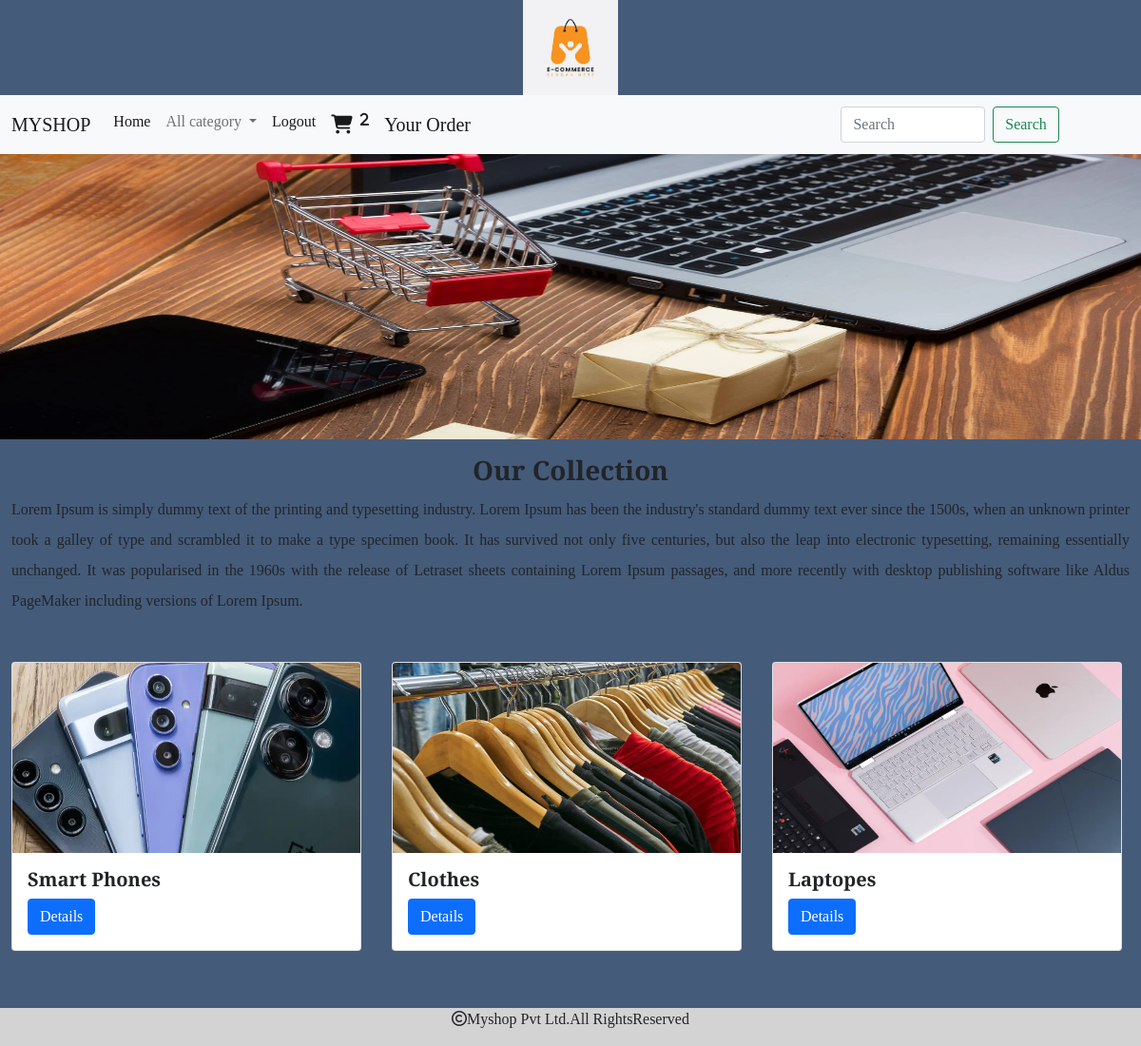
Screenshot of / (signed in) with the database file from the repository.
### shop/models.py (models this page shows, shortened)
class Category(models.Model):
    name=models.CharField(max_length=20)
    desc=models.TextField()
    image=models.ImageField(upload_to='category',null='True',blank='True')

### shop/views.py (the view)
# urls.py: path('',views.allcategories,name="allcat"),
def allcategories(request):
    c=Category.objects.all()
    return render(request, 'category.html', {'c':c})

### cart/context_processors.py (called while the page is built)
def total_count(request):
    item_count=0
    u=request.user
    try:
        cart=Cart.objects.filter(user=u)
        for i in cart:
            item_count+=i.quantity
    except:
        item_count=0
    return {'count':item_count}

### shop/context_processors.py (called while the page is built)
def menu_links(request):
    c=Category.objects.all()
    return {'links':c}

### templates/category.html
{% extends 'base.html' %}
{% load static %}
{% block content %}
<div>
    <img src="{% static 'image/banner.jpg' %}" height="300px" width="100%">
</div>
<div class="container-fluid mt-3">
    <h3 class="text-center fw-bold">Our Collection</h3>
    <p style="text-align:justify;line-height:2;bg-color:blue;">Lorem Ipsum is simply dummy text of the printing and typesetting industry. Lorem Ipsum has been the industry's standard dummy text ever since the 1500s, when an unknown printer took a galley of type and scrambled it to make a type specimen book. It has survived not only five centuries, but also the leap into electronic typesetting, remaining essentially unchanged. It was popularised in the 1960s with the release of Letraset sheets containing Lorem Ipsum passages, and more recently with desktop publishing software like Aldus PageMaker including versions of Lorem Ipsum.</p>
</div>
<div class="container-fluid mt-5" style="margin-bottom:100px;">
  <div class="row">
<div class="container-fluid">
  <div class="row">
        {% for i in c %}
          <div class="col-sm-4 ">
            <div class="card" style="width: 23rem; height:100%; text-align:justify;line-height:20   px;" >
               <img src="{{i.image.url}}" class="card-img-top" height="200px" width="100%" alt="...">
                 <div class="card-body" >
                     <h5 class="card-title"><b>{{i.name}}</b></h5>
                   <a href="{% url 'shop:allprod' i.name %}" class="btn btn-primary" style="position:relative;left40%;">Details</a>
                 </div>
               </div>
            </div>
       {% endfor %}
  </div>
</div>
{% endblock %}

### static/css/style.css (style rules this page uses)
body { background-color:#455b7a; font-family: 'IM Fell DW Pica SC', serif; font-family: 'Playfair Display', serif; font-family: 'Roboto', sans-serif; font-family: 'Zilla Slab', serif; font-weight:300; }

### rows the page displays
Category: image (picture), name "Smart Phones"
Category: image (picture), name "Clothes"
Category: image (picture), name "Laptopes"

### other values shown
{{ count }} "2"
